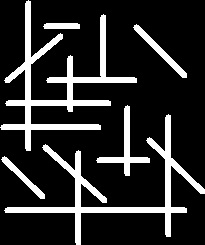
//> input picture OpenCV/14周教程/week14_testproject/week14_testproject/art2.jpg, 205 x 245 px
$ ./实验五_简单的图像处理_边缘检测_   (built with g++ and OpenCV 4)
//> lines starting //> are read from the running program, lines starting //| are printed output that depends on the picture
#pragma warning(disable: 4819)//warning C4819: 该文件包含不能在当前代码页(936)中表示的字符。请将该文件保存为 Unicode 格式以防止数据丢失
#include <opencv2\opencv.hpp>
#include <opencv\cv.hpp>
#include <iostream>
#include <string>
using namespace cv;
using namespace std;
int main()
{
	//Mat camera_img = imread("相机.JPG");

	Mat camera_img = imread("art2.jpg");//brg2.jpg
//> camera_img is the input picture: 245 rows x 205 cols, CV_8UC3; min 0, max 255, mean 43.2
	if (camera_img.empty())
	{
		cout << "error";
		return -1;
	}
	Mat camera_gray_img;//此时数据是空的
	cvtColor(camera_img, camera_gray_img, CV_BGR2GRAY);//将多通道图像转换为单通道的图像

	Mat sobelx;
	Sobel(camera_gray_img, sobelx, CV_32F, 1, 0);//sobel边缘检测
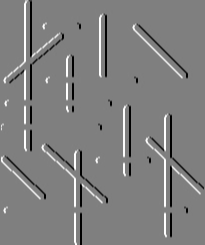
//> sobelx: 245 rows x 205 cols, CV_32FC1; min -1020, max 1020, mean 0.1; drawn with min black and max white
	imshow("1", sobelx);
	waitKey();

	//重新分配灰度
	double minVal, maxVal;
	minMaxLoc(sobelx, &minVal, &maxVal); //find minimum and maximum intensities
//> minVal = -1020; maxVal = 1020
	//防止越界，线性运算要分两步走
	//convertTo的作用对像素灰度进行线性运算：
	//m(x,y) = saturate_cast(α(*this)(x,y)+β)
	//img.convertTo(dest, ddepth,α,β);
	sobelx.convertTo(sobelx, CV_32F, 1, -minVal);
	Mat draw;
	sobelx.convertTo(draw, CV_8U, 255.0 / (maxVal - minVal),0);

	namedWindow("边缘检测", WND_PROP_AUTOSIZE);
	imshow("边缘检测", draw);
	waitKey();


	return 0;
}
